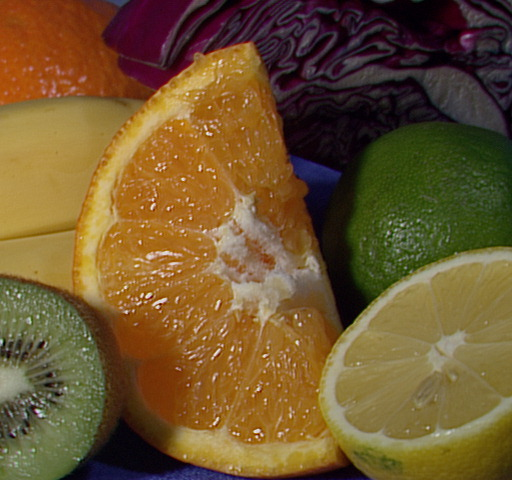
#> input picture notebooks/fruits.jpg, 512 x 480 px
$ jupyter execute scaling.ipynb
#> lines starting #> are read from the running program, lines starting #| are printed output that depends on the picture
# Scaling, Interpolations, And Re-sizing

Re-sizing is one of the easiest tasks in OpenCV. It provides a resize() function which takes parameters such as image, output size image, interpolation, x scale, and y scale. Check the below code for complete implementation.

[cell 1]
import cv2
import numpy as np
import matplotlib.pyplot as plt

[cell 2]
image = cv2.imread('fruits.jpg')
#> image is the input picture: shape (480, 512, 3); mean B, G, R 46.2, 85.6, 110.8
image = cv2.cvtColor(image, cv2.COLOR_BGR2RGB)
plt.figure(figsize=(20, 20))
plt.subplot(2, 2, 1)
plt.title("Original")
plt.imshow(image)
image_scaled = cv2.resize(image, None, fx=0.75, fy=0.75)
plt.subplot(2, 2, 2)
plt.title("Scaling - Linear Interpolation")
plt.imshow(image_scaled)
img_scaled = cv2.resize(image, None, fx=2, fy=2, interpolation = cv2.INTER_CUBIC)
plt.subplot(2, 2, 3)
plt.title("Scaling - Cubic Interpolation")
plt.imshow(img_scaled)
img_scaled = cv2.resize(image, (900, 400), interpolation = cv2.INTER_AREA)
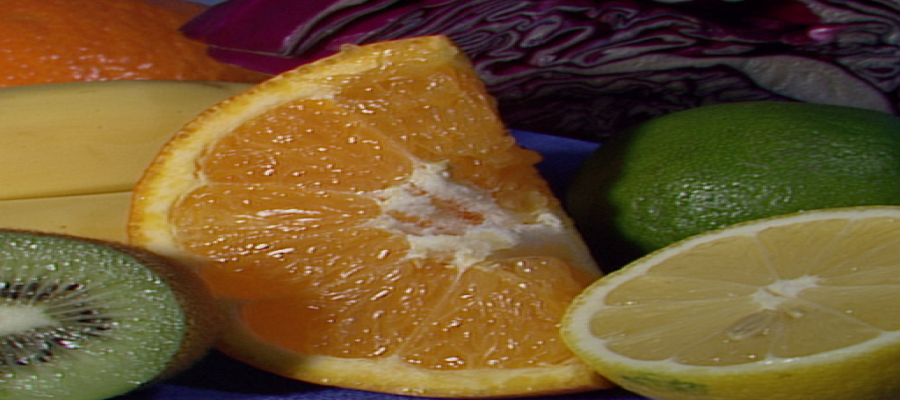
#> img_scaled: shape (400, 900, 3); mean R, G, B 110.7, 85.5, 46.1
plt.subplot(2, 2, 4)
plt.title("Scaling - Skewed Size")
plt.imshow(img_scaled)
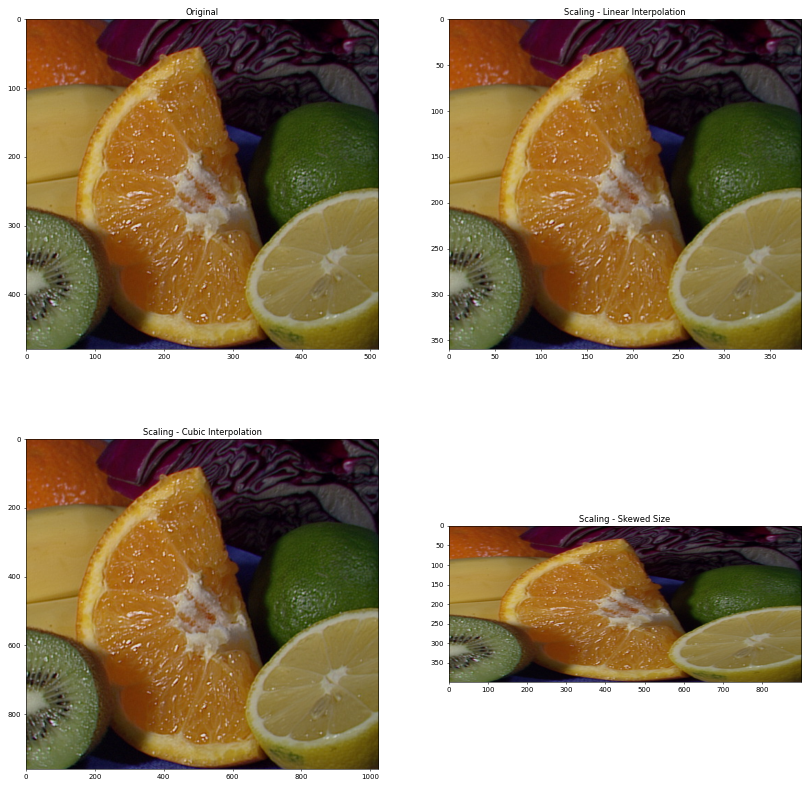
#> figure drawn by matplotlib, 4 panels

$ run again, with notebooks/building.jpg copied over notebooks/fruits.jpg
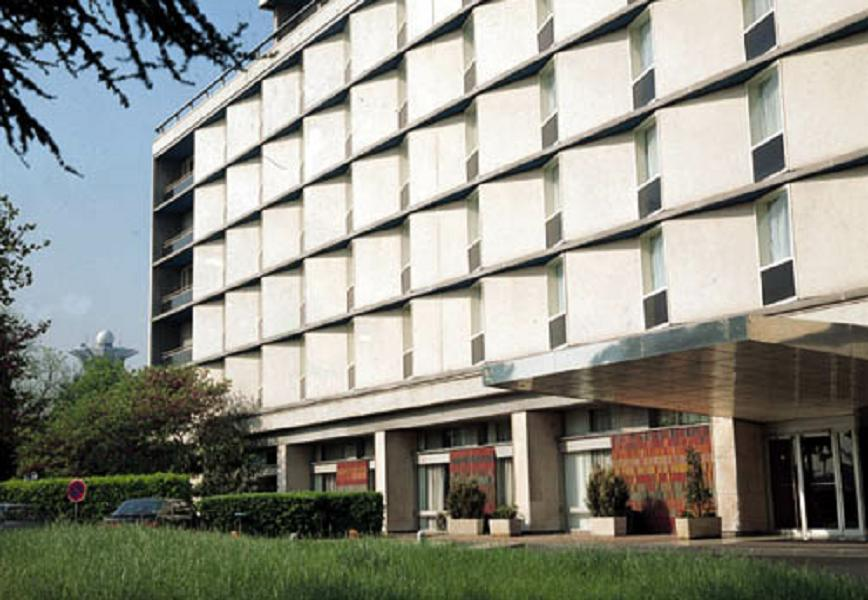
#> input picture notebooks/building.jpg, 868 x 600 px
#> image is the input picture: shape (600, 868, 3); mean B, G, R 133.7, 143.6, 142.9
#> `img_scaled = cv2.resize(image, (900, 400), interpolation = cv2.INTER_A..`:
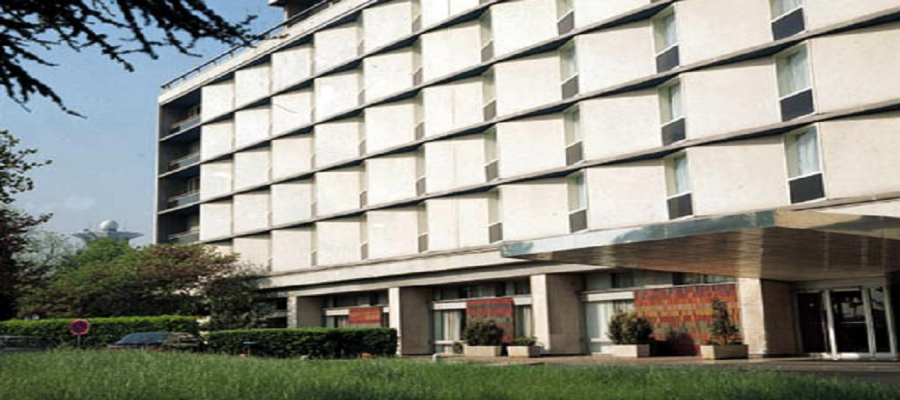
#> img_scaled: shape (400, 900, 3); mean R, G, B 142.8, 143.5, 133.6
#> `[cell 2] image = cv2.imread('fruits.jpg') image = cv2.cvtColor(image, ..`:
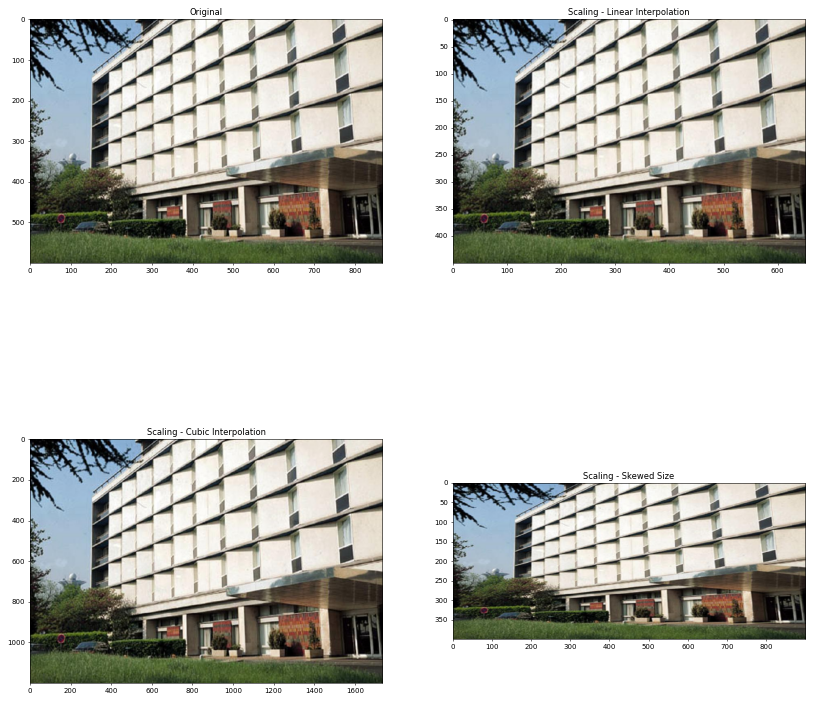
#> figure drawn by matplotlib, 4 panels

$ run again, with notebooks/butterfly.jpg copied over notebooks/fruits.jpg
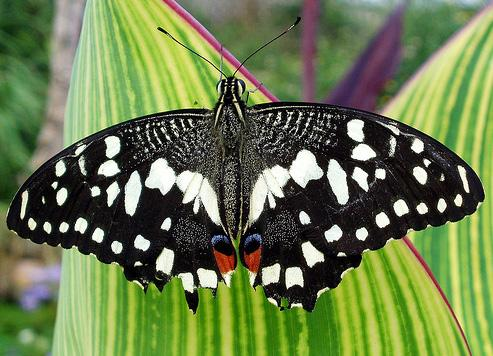
#> input picture notebooks/butterfly.jpg, 493 x 356 px
#> image is the input picture: shape (356, 493, 3); mean B, G, R 77.2, 123.6, 107
#> `img_scaled = cv2.resize(image, (900, 400), interpolation = cv2.INTER_A..`:
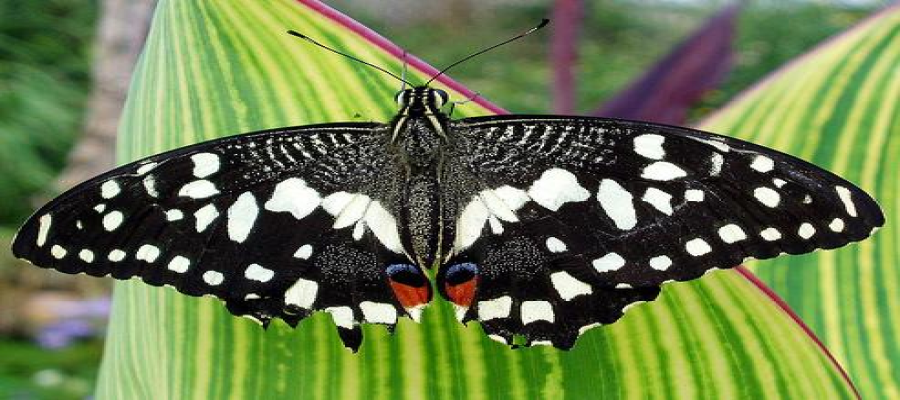
#> img_scaled: shape (400, 900, 3); mean R, G, B 106.9, 123.5, 77.1
#> `[cell 2] image = cv2.imread('fruits.jpg') image = cv2.cvtColor(image, ..`:
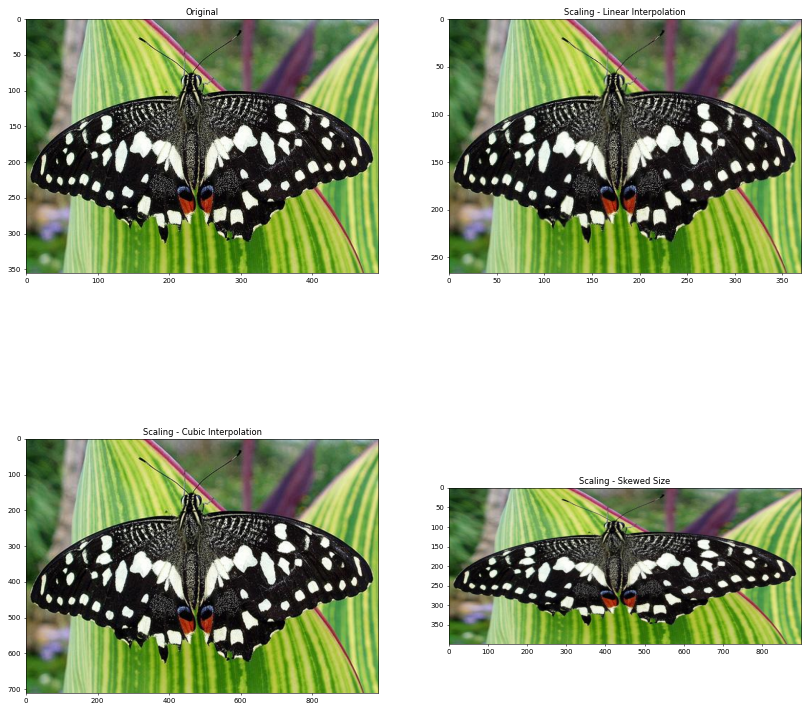
#> figure drawn by matplotlib, 4 panels

$ run again, with notebooks/home.jpg copied over notebooks/fruits.jpg
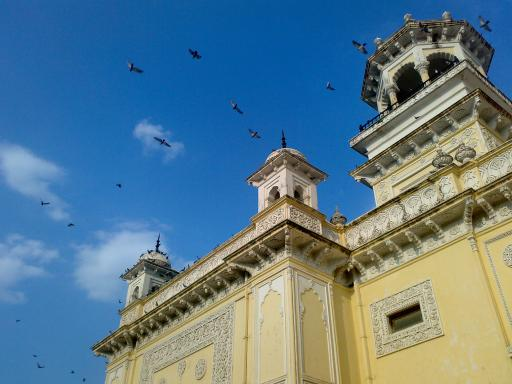
#> input picture notebooks/home.jpg, 512 x 384 px
#> image is the input picture: shape (384, 512, 3); mean B, G, R 141.2, 123.9, 91.6
#> `img_scaled = cv2.resize(image, (900, 400), interpolation = cv2.INTER_A..`:
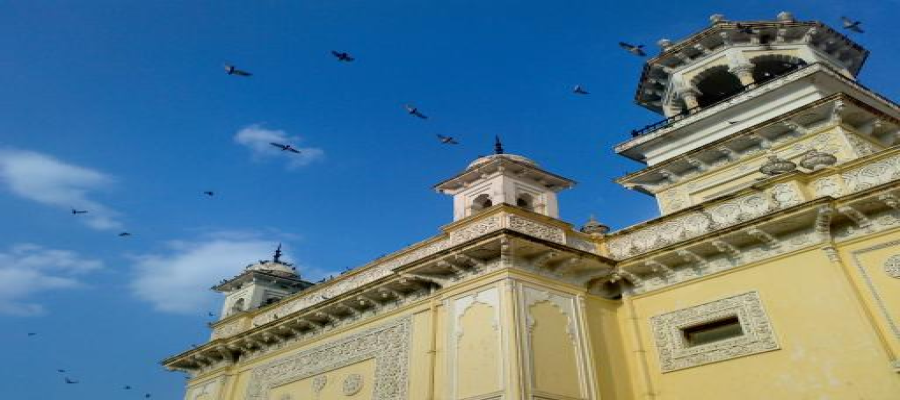
#> img_scaled: shape (400, 900, 3); mean R, G, B 91.5, 123.8, 141.2
#> `[cell 2] image = cv2.imread('fruits.jpg') image = cv2.cvtColor(image, ..`:
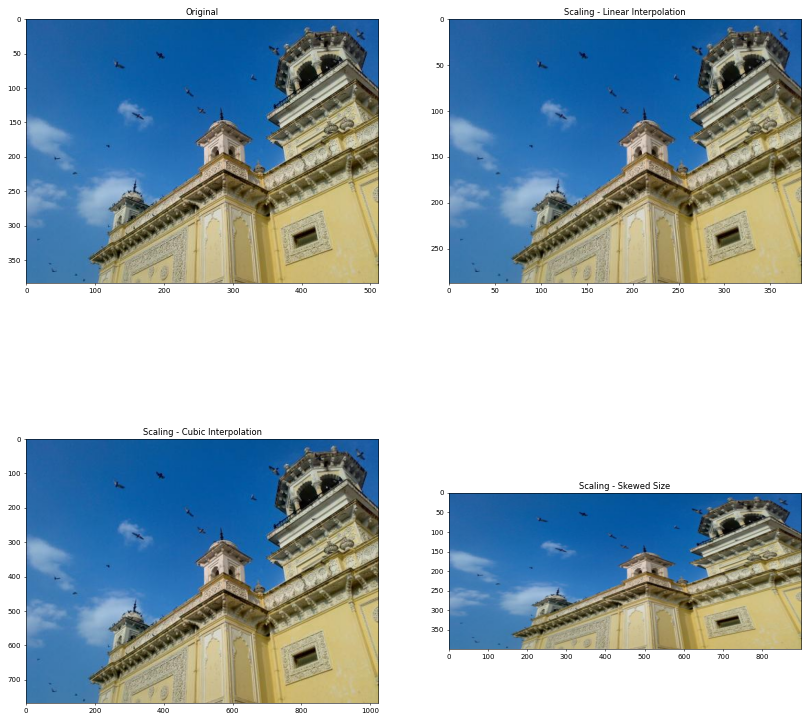
#> figure drawn by matplotlib, 4 panels
